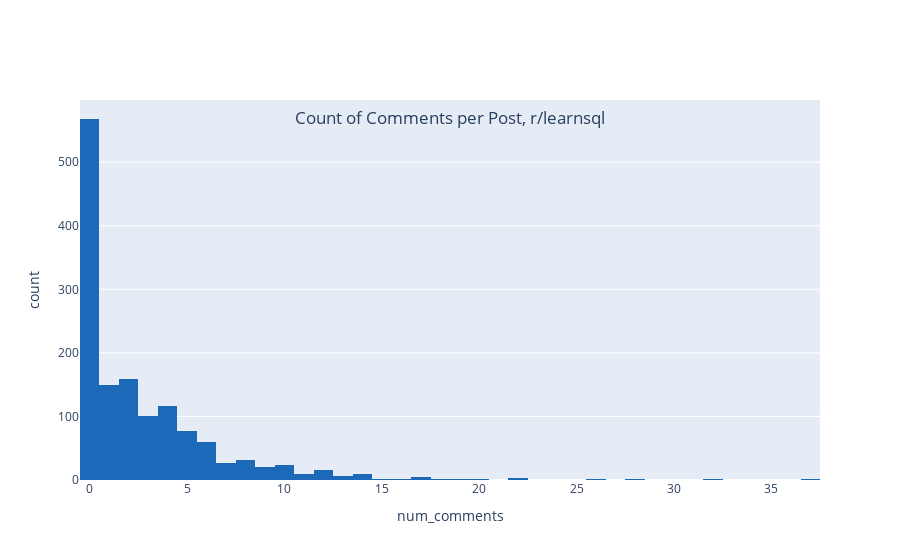

The cell this chart's notebook holds for it:
### Markdown cell above
<img src='./images/py_comments.png'>

### Code cell
fig = px.histogram(
    data_frame=learnsql,
    x="num_comments",
    title="Count of Comments per Post, r/learnsql",
    color_discrete_sequence=['#1C68B9', '#E84C3C']
)
fig.update_layout(title_x=0.5, title_y=0.8)

### Figure 1 — Plotly figure (JSON) as saved in the notebook; plotly's stock layout.template omitted (floating-point values rounded to 4 significant figures; data arrays with more than 128 entries replaced by an {"elided": "..."} marker saying what was removed)
{"data": [{"alignmentgroup": "True", "bingroup": "x", "hovertemplate": "num_comments=%{x}<br>count=%{y}<extra></extra>", "legendgroup": "", "marker": {"color": "#1C68B9", "pattern": {"shape": ""}}, "name": "", "offsetgroup": "", "orientation": "v", "showlegend": false, "type": "histogram", "x": {"elided": "1389 int values"}, "xaxis": "x", "yaxis": "y"}], "layout": {"autosize": true, "barmode": "relative", "legend": {"tracegroupgap": 0}, "title": {"text": "Count of Comments per Post, r/learnsql", "x": 0.5, "y": 0.8}, "xaxis": {"anchor": "y", "autorange": true, "domain": [0, 1], "range": [-0.5, 37.5], "title": {"text": "num_comments"}, "type": "linear"}, "yaxis": {"anchor": "x", "autorange": true, "domain": [0, 1], "range": [0, 597.9], "title": {"text": "count"}}}}
